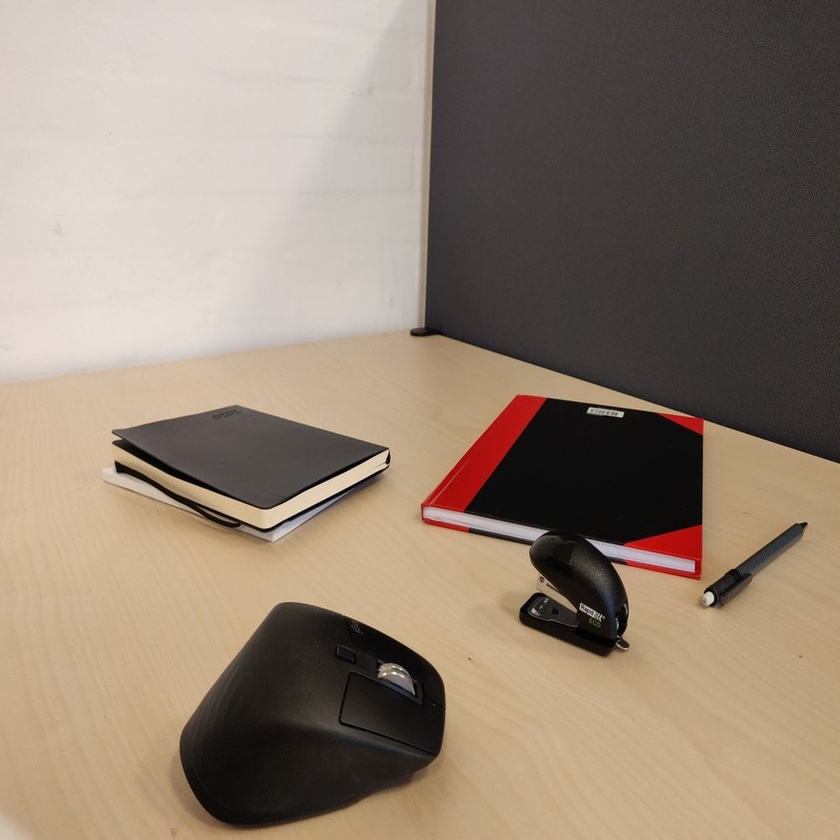
#> input picture Exercises_week2/OF1.jpg, 840 x 840 px, shrunk from 1000 x 1000 before the run
$ jupyter execute 'Exercise 4 - Optical Flow.ipynb'
#> lines starting #> are read from the running program, lines starting #| are printed output that depends on the picture
# Optical Flow
## Sparse Optical Flow

As always start by importing the relevant packages.

[cell 1]
import cv2
import numpy as np
from matplotlib import pyplot as plt

Load the images "OF1.jpg" and "OF2.jpg" and change them to grayscale.

[cell 2]
img1 = cv2.imread('OF1.jpg')
#> img1 is the input picture: shape (840, 840, 3); mean B, G, R 114.7, 130.1, 146.2
img2 = cv2.imread('OF2.jpg')
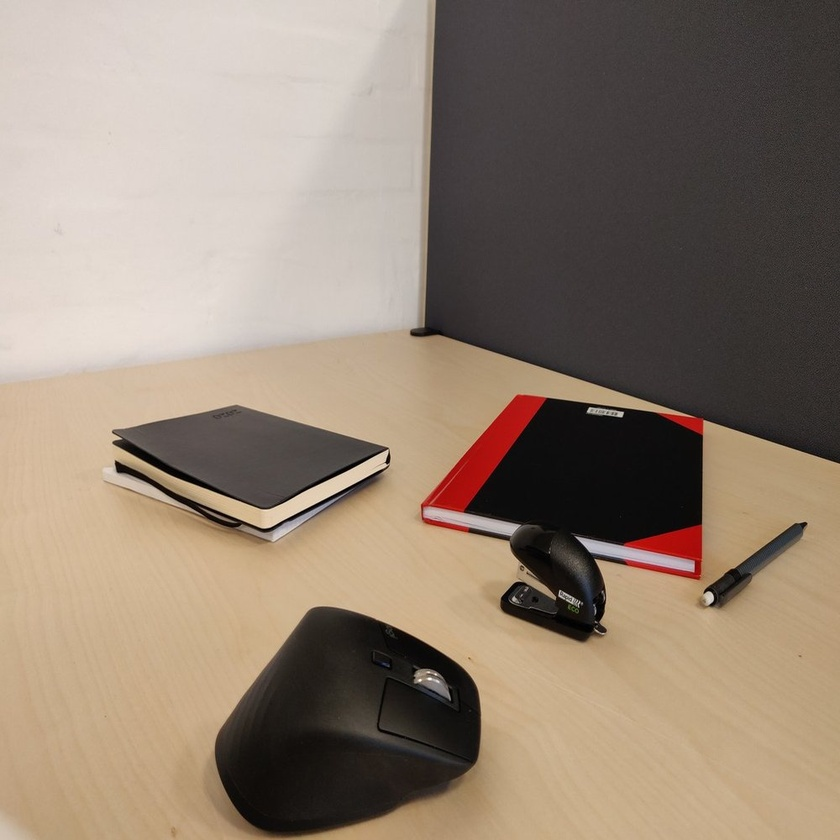
#> input picture Exercises_week2/OF2.jpg, 840 x 840 px, shrunk from 1000 x 1000 before the run
#> img2 is the input picture: shape (840, 840, 3); mean B, G, R 114.9, 130.4, 146.4

b,g,r = cv2.split(img1) # Changing the order from bgr to rgb so that matplotlib can show it
img1 = cv2.merge([r,g,b])
b,g,r = cv2.split(img2) # Changing the order from bgr to rgb so that matplotlib can show it
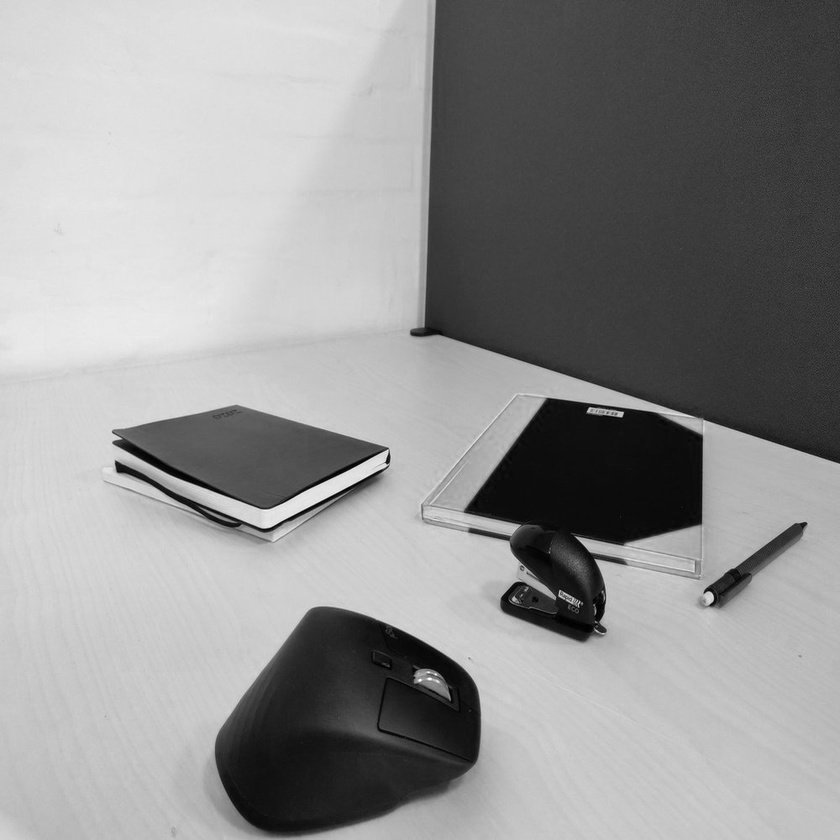
#> r: shape (840, 840); min 0, max 255, mean 146.4
img2 = cv2.merge([r,g,b])

gray1 = cv2.cvtColor(img1, cv2.COLOR_RGB2GRAY)
gray2 = cv2.cvtColor(img2, cv2.COLOR_RGB2GRAY)

plt.figure(figsize = (18,18))
plt.subplot(1,2,1)
plt.imshow(gray1, cmap = 'gray')
plt.subplot(1,2,2)
plt.imshow(gray2, cmap = 'gray')

They look pretty much the same. We can now use optical flow to find out how the objects in the picutures have moved. We do this by first using [cv2.goodFeaturesToTrack](https://docs.opencv.org/3.4/dd/d1a/group__imgproc__feature.html#ga1d6bb77486c8f92d79c8793ad995d541) to find features in the first image. You can play around with the parameters to see the difference.

[cell 3]
params = dict(maxCorners=100,
              qualityLevel=0.3,
              minDistance=7)

featpic = img1.copy()
#feat1 = cv2.goodFeaturesToTrack(gray1, maxCorners=100, qualityLevel=0.3, minDistance=7)
feat1 = cv2.goodFeaturesToTrack(gray1, **params)
#> feat1 = 23 rows, first 8: [386, 462], [623, 412], [581, 603], [115, 461], [533, 608], [587, 412], [806, 523], [602, 616]
featt = np.int0(feat1)
#> featt has the same summary as feat1
for i in featt:
    x,y = i.ravel()
    cv2.circle(featpic,(x,y),5,(0,255,0),-1)
#> this loop made 23 passes
#> (x, y) on passes 1 to 12: (386, 462), (623, 412), (581, 603), (115, 461), (533, 608), (587, 412), (806, 523), (602, 616), (612, 563), (388, 449), (693, 571), (113, 442)
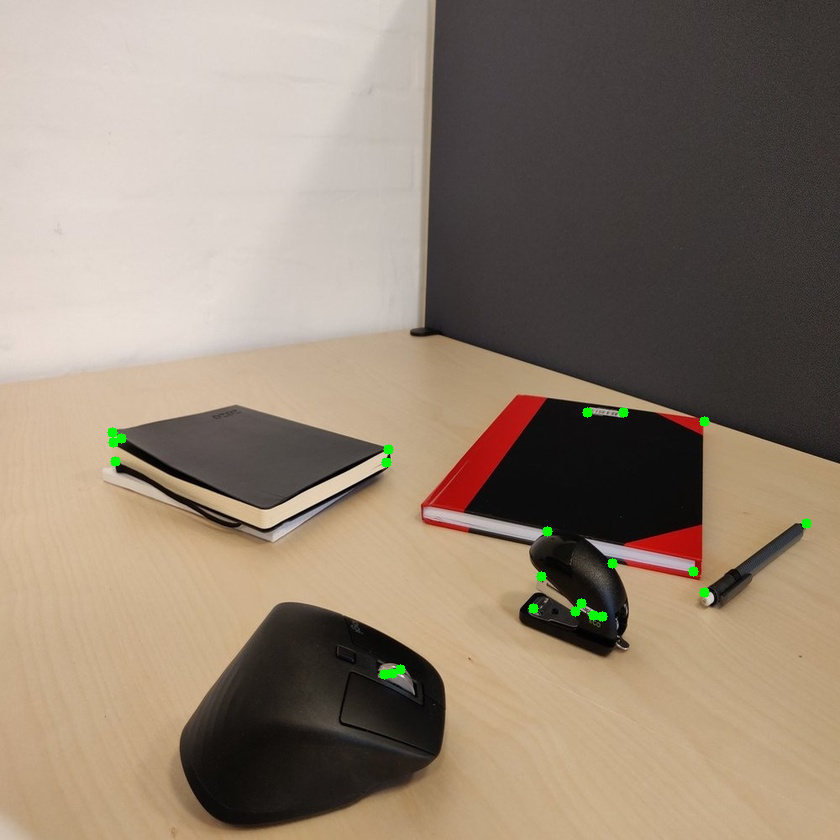
#> featpic: shape (840, 840, 3); mean R, G, B 145.9, 130.5, 114.5
# Display image
plt. imshow(featpic)

Next we use the function [cv2.calcOpticalFlowPyrLK](https://docs.opencv.org/3.4/dc/d6b/group__video__track.html#ga473e4b886d0bcc6b65831eb88ed93323) to track the features in the next image.

[cell 4]
lk_params = dict(winSize=(21, 21),
                 maxLevel=3,
                 criteria=(cv2.TERM_CRITERIA_EPS | cv2.TERM_CRITERIA_COUNT, 30, 0.01))
#> lk_params = {'winSize': (21, 21), 'maxLevel': 3, 'criteria': (3, 30, 0.01)}
feat2, status, error = cv2.calcOpticalFlowPyrLK(gray1, gray2, feat1, None, **lk_params)
#> feat2 = 23 rows, first 8: [386, 461.9], [622.8, 411.9], [560, 589.9], [115.2, 460.9], [513.8, 596.5], [586.9, 411.9], [805.7, 522.9], [580.4, 602.4]; status = 23 values from 1 to 1; error = 23 values, max 15.52 at index 16, min 2.23 at index 22, mean 5.7

We now have the location of the features from the first image in the second image. To find the movement we can draw a line between the keypoints.

[cell 5]
##showing all features
for i in range(len(feat1)):
    cv2.line(img2, (feat1[i][0][0], feat1[i][0][1]), (feat2[i][0][0], feat2[i][0][1]), (0, 255, 0), 2)
    cv2.circle(img2, (feat1[i][0][0], feat1[i][0][1]), 5, (255, 0, 0), -1)
#> this loop made 23 passes
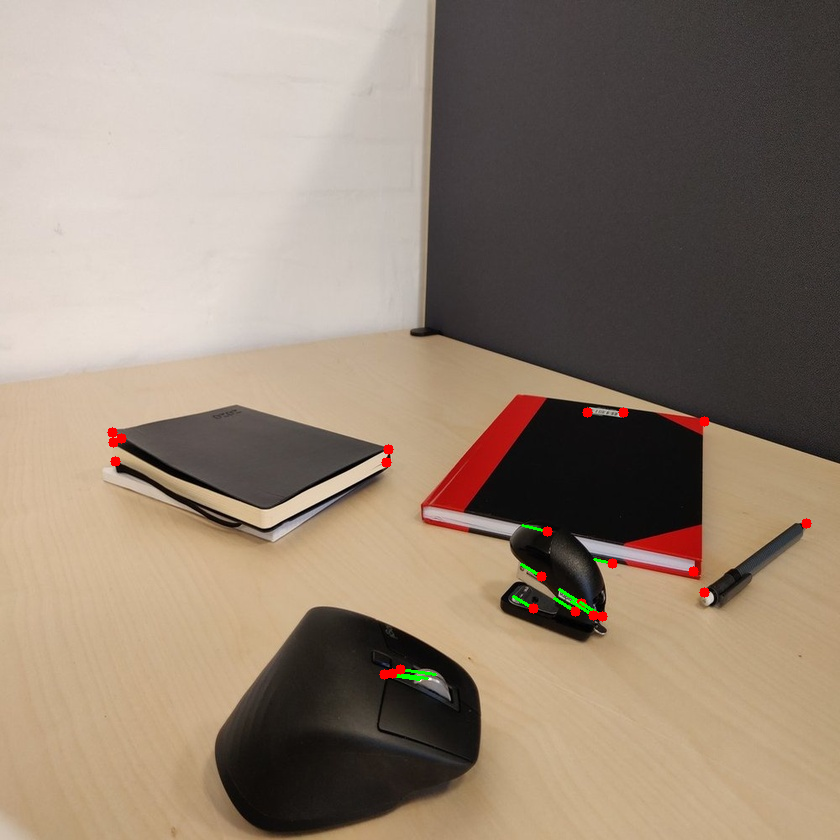
#> img2: shape (840, 840, 3); mean R, G, B 146.7, 130.3, 114.7

plt.figure(figsize=(15,15))
plt.imshow(img2)

# [8 lines of commented-out code are left out]

# Exercise 4a
Change the code such that only the keypoints that have moved will be showed in the image.

## Dense Optical Flow
The sparse optical flow finds the flow of the detected keypoints. We will now try to use dense optical flow which, finds the flow of all the points in the picture.
For this example we use the same two images, so we don't have to load them again. To find the optical flow we use the function [cv2.calcOpticalFlowFarneback](https://docs.opencv.org/3.4/dc/d6b/group__video__track.html#ga5d10ebbd59fe09c5f650289ec0ece5af). Check out the description to see what all the different parameters does, and try to change them to see the difference.

[cell 6]
flow = cv2.calcOpticalFlowFarneback(gray1, gray2, None, 0.5, 3, 15, 3, 5, 1.5, 0)

The function returns an array containing the flow vector for every pixel. This can be changed to a magnitude and an angle using the function cv2.cartToPolar.

# Exercise 4b
Find a way to represent the flow in the image. For example by drawing vectors the relevant places or by making a new image with colors representing the flow of every pixel. An example of retrieving the magnitude and angle is shown below, which you can use if you like.

[cell 7]
mag, ang = cv2.cartToPolar(flow[:,:,0], flow[:,:,1]) # Retrieving the magnitude and angle of every pixel
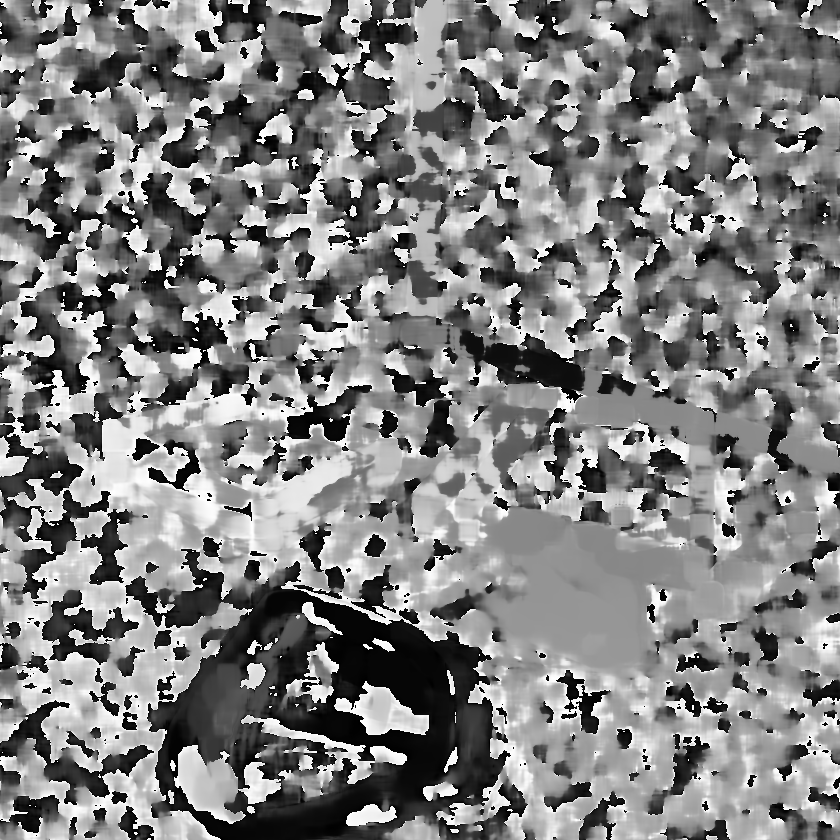
#> ang: shape (840, 840) float32; min 6.3e-06, max 6.28, mean 3.18; drawn with min black and max white
hsv = np.zeros_like(img1)
### Fill in some code to represent the flow here ###
hsv[...,0] = ang*180/np.pi/2
hsv[...,2] = cv2.normalize(mag,None,0,255,cv2.NORM_MINMAX)
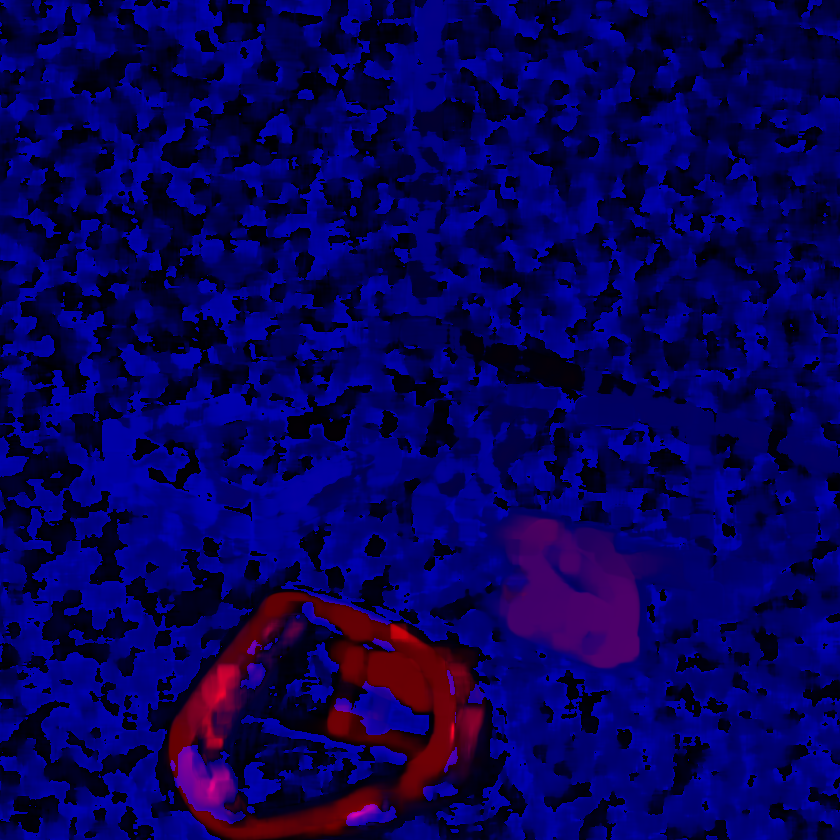
#> hsv: shape (840, 840, 3); mean of channels 0, 1, 2 90.7, 0, 5.6; drawn as B, G, R
bgr = cv2.cvtColor(hsv,cv2.COLOR_HSV2BGR)
b,g,r = cv2.split(bgr) # Changing the order from bgr to rgb so that matplotlib can show it
putput = cv2.merge([r,g,b])
plt.imshow(putput)
